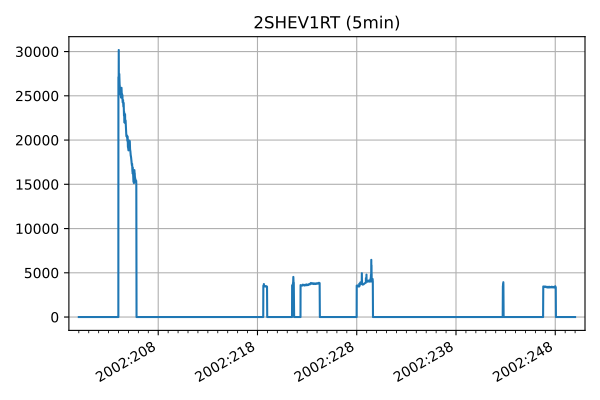

The Python source for this figure:
from cheta import fetch
import matplotlib.pyplot as plt
plt.figure(figsize=(6, 4), dpi=75)
dat = fetch.HrcSsMsid('2SHEV1RT', '2002:200', '2002:250', stat='5min')
dat.plot()
plt.grid()
plt.tight_layout()
